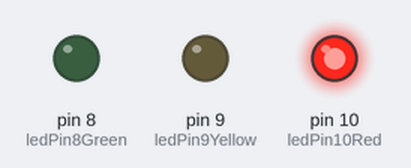
A sketch run on a simulated Arduino Uno, built with avr-gcc and run on an emulated ATmega328P. Shown: output pins drawn as LEDs (lit = HIGH).

Above: at 3.0 s.
At 7.0 s:
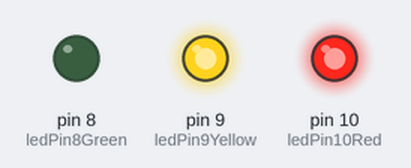
At 13.0 s:
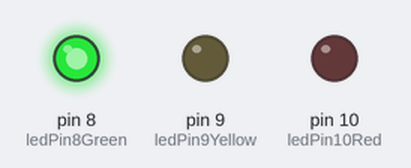
At 19.0 s:
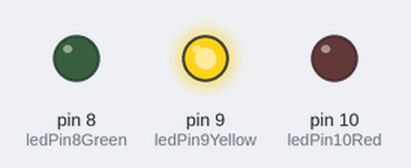
Timing chart, 0 to 26.0 s (numbered marks = the images above):
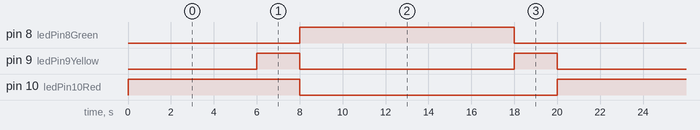

The sketch:

noDelayDelay.ino
```cpp
/*
 Name:		randomBruh.ino
 Created:	9/2/2015 1:21:21 PM
 Author:	Maika
*/

// the setup function runs once when you press reset or power the board
int ledPin8Green = 8;
int ledPin9Yellow = 9;
int ledPin10Red = 10;
int ledConditionGreen = LOW;
int ledConditionYellow = LOW;
int ledConditionRed = HIGH;

unsigned long lastCheck = 0;
const long redLightOn = 6000;
const long redAndYellowLightsOn = 2000;
const long greenLightOn = 10000;
const long yellowLightOn = 2000;
bool redOn = true;
bool redAndYellowOn = false;
bool greenOn = false;
bool yellowOn = false;


void setup() {

	pinMode(ledPin8Green, OUTPUT);
	pinMode(ledPin9Yellow, OUTPUT);
	pinMode(ledPin10Red, OUTPUT);
	digitalWrite(ledPin10Red, ledConditionRed);
}

// the loop function runs over and over again until power down or reset
void loop() {
	unsigned long currentCheck = millis();

	if ((currentCheck - lastCheck >= redLightOn) && redOn)
	{
		lastCheck = currentCheck;
		redOn = !redOn;
		redAndYellowOn = !redAndYellowOn;
		digitalWrite(ledPin9Yellow, HIGH);

	}

	unsigned long currentCheck2 = millis();
	if ((currentCheck2 - lastCheck >= redAndYellowLightsOn) && redAndYellowOn)
	{
		lastCheck = currentCheck2;
		redAndYellowOn = !redAndYellowOn;
		greenOn = !greenOn;
		digitalWrite(ledPin10Red, LOW);
		digitalWrite(ledPin9Yellow, LOW);
		digitalWrite(ledPin8Green, HIGH);
	}

	unsigned long currentCheck3 = millis();
	if ((currentCheck3 - lastCheck >= greenLightOn) && greenOn)
	{
		lastCheck = currentCheck3;
		greenOn = !greenOn;
		yellowOn = !yellowOn;
		digitalWrite(ledPin8Green, LOW);
		digitalWrite(ledPin9Yellow, HIGH);
	}

	unsigned long currentCheck4 = millis();
	if ((currentCheck4 - lastCheck >= yellowLightOn) && yellowOn)
	{
		lastCheck = currentCheck4;
		yellowOn = !yellowOn;
		redOn = !redOn;
		digitalWrite(ledPin9Yellow, LOW);
		digitalWrite(ledPin10Red, HIGH);
	}


}
```

Measured:
- by itself, pin 8 (ledPin8Green): alternates HIGH for 10.0 s and LOW for 10.0 s
- by itself, pin 9 (ledPin9Yellow): repeats every 20.0 s: LOW 10.0 s, HIGH 2.0 s, LOW 6.0 s, HIGH 2.0 s
- by itself, pin 10 (ledPin10Red): alternates HIGH for 8.0 s and LOW for 12.0 s
